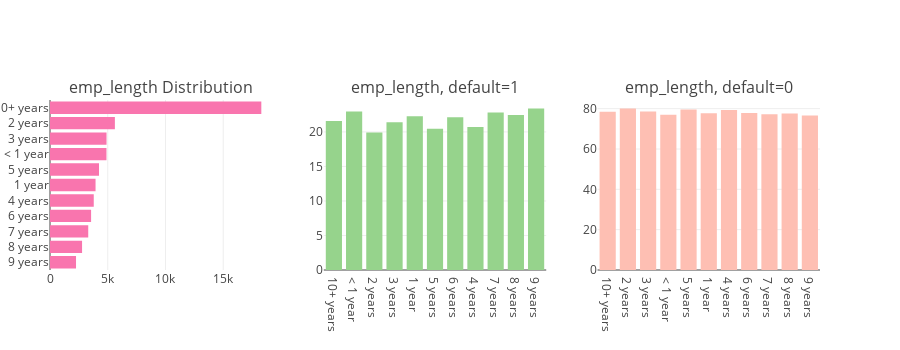

The notebook cell this image was saved under:
### Code cell
tr0 = bar_hor(app_train, "emp_length", "Distribution of emp_length Variable" ,"#f975ae", w=700, lm=100, return_trace= True)
tr1, tr2 = gp('emp_length', 'Distribution of Default with emp_length')

fig = tools.make_subplots(rows=1, cols=3, print_grid=False, subplot_titles = ["emp_length Distribution" , "emp_length, default=1" ,"emp_length, default=0"])
fig.append_trace(tr0, 1, 1);
fig.append_trace(tr1, 1, 2);
fig.append_trace(tr2, 1, 3);
fig['layout'].update(height=350, showlegend=False, margin=dict(l=50));
iplot(fig);

### Figure 1 — Plotly figure (JSON) as saved in the notebook; plotly's stock layout.template omitted (floating-point values rounded to 4 significant figures)
{"data": [{"marker": {"color": "#f975ae"}, "orientation": "h", "type": "bar", "uid": "622928ee-d430-11e8-a2ee-7440bb220e36", "x": [2253, 2777, 3311, 3558, 3788, 3944, 4243, 4890, 4895, 5618, 18298], "xaxis": "x", "y": ["9 years", "8 years", "7 years", "6 years", "4 years", "1 year", "5 years", "< 1 year", "3 years", "2 years", "10+ years"], "yaxis": "y"}, {"marker": {"color": "#96D38C"}, "name": "default : 1", "type": "bar", "uid": "622b8b14-d430-11e8-9ed3-7440bb220e36", "x": ["10+ years", "< 1 year", "2 years", "3 years", "1 year", "5 years", "6 years", "4 years", "7 years", "8 years", "9 years"], "xaxis": "x2", "y": [21.57, 22.97, 19.92, 21.39, 22.26, 20.46, 22.12, 20.72, 22.8, 22.43, 23.39], "yaxis": "y2"}, {"marker": {"color": "#FEBFB3"}, "name": "default : 0", "type": "bar", "uid": "622b8b15-d430-11e8-aacc-7440bb220e36", "x": ["10+ years", "2 years", "3 years", "< 1 year", "5 years", "1 year", "4 years", "6 years", "7 years", "8 years", "9 years"], "xaxis": "x3", "y": [78.43, 80.08, 78.61, 77.03, 79.54, 77.74, 79.28, 77.88, 77.2, 77.57, 76.61], "yaxis": "y3"}], "layout": {"annotations": [{"font": {"size": 16}, "showarrow": false, "text": "emp_length Distribution", "x": 0.1444, "xanchor": "center", "xref": "paper", "y": 1, "yanchor": "bottom", "yref": "paper"}, {"font": {"size": 16}, "showarrow": false, "text": "emp_length, default=1", "x": 0.5, "xanchor": "center", "xref": "paper", "y": 1, "yanchor": "bottom", "yref": "paper"}, {"font": {"size": 16}, "showarrow": false, "text": "emp_length, default=0", "x": 0.8556, "xanchor": "center", "xref": "paper", "y": 1, "yanchor": "bottom", "yref": "paper"}], "height": 350, "margin": {"l": 50}, "showlegend": false, "xaxis": {"anchor": "y", "domain": [0, 0.2889]}, "xaxis2": {"anchor": "y2", "domain": [0.3556, 0.6444]}, "xaxis3": {"anchor": "y3", "domain": [0.7111, 1]}, "yaxis": {"anchor": "x", "domain": [0, 1]}, "yaxis2": {"anchor": "x2", "domain": [0, 1]}, "yaxis3": {"anchor": "x3", "domain": [0, 1]}}}
